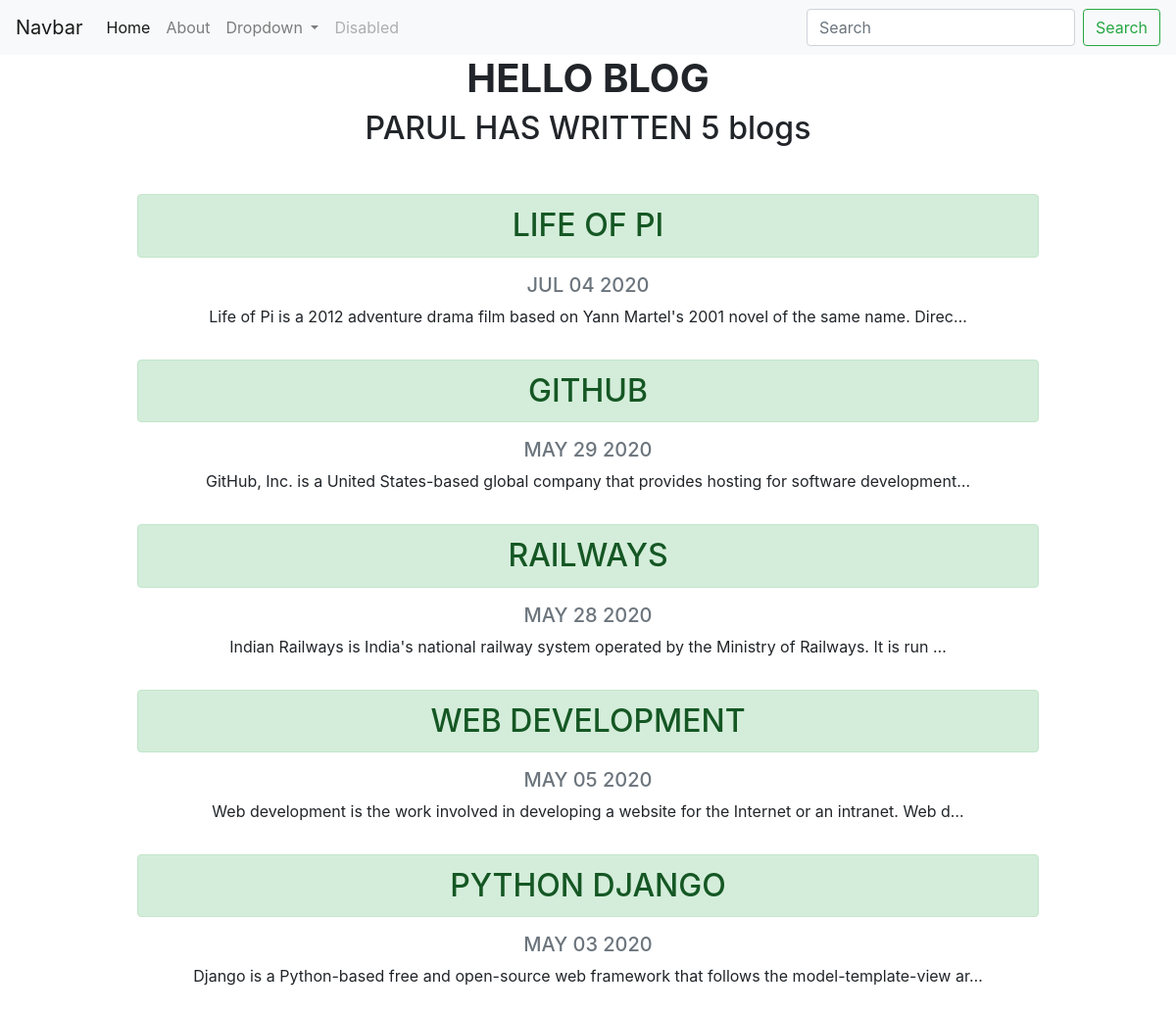
Screenshot of /blog/ with the database file from the repository.
### blog/models.py (models this page shows, shortened)
class Blog(models.Model):
        title = models.CharField(max_length=100)
        description = models.TextField()
        date = models.DateField()

### blog/views.py (the view)
# urls.py: path('',views.all_blogs, name='all_blogs' ),
def all_blogs(request):
    blogs = Blog.objects.order_by('-date')
    return render(request, 'blog/all_blogs.html', {'blogs':blogs})

### blog/templates/blog/all_blogs.html (shortened to what this page needs)
{% extends 'portfolio/base.html' %}
{% block content %}
<link rel="stylesheet" href="https://stackpath.bootstrapcdn.com/bootstrap/4.5.0/css/bootstrap.min.css">
<div class="container text-center">
<h1  id="blogtitle" class="font-weight-bold text-center">HELLO BLOG</h1>
<h2  class="text-center mb-5">PARUL HAS WRITTEN {{ blogs.count }} blog{{ blogs.count| pluralize }} </h2>
{% for blog in blogs %}
<div class="row justify-content-center my-3">
    <div class="col-md-10">
<a href="{% url 'blog:detail' blog.id %}"><h2 class="alert alert-success">{{ blog.title}}</h2></a>
<h5 class="text-muted">{{ blog.date|date:'M d Y'| upper}}</h5>
<p>{{ blog.description|striptags|truncatechars:100 }}</p>
</div>
</div>
{% endfor %}
{% endblock %}

### rows the page displays
Blog: title "LIFE OF PI", date "JUL 04 2020", description "Life of Pi is a 2012 adventure drama film based on Yann Martel's 2001 novel of the same name. Direc…"
Blog: title "GITHUB", date "MAY 29 2020", description "GitHub, Inc. is a United States-based global company that provides hosting for software development…"
Blog: title "RAILWAYS", date "MAY 28 2020", description "Indian Railways is India's national railway system operated by the Ministry of Railways. It is run …"
Blog: title "WEB DEVELOPMENT", date "MAY 05 2020", description "Web development is the work involved in developing a website for the Internet or an intranet. Web d…"
Blog: title "PYTHON DJANGO", date "MAY 03 2020", description "Django is a Python-based free and open-source web framework that follows the model-template-view ar…"

### other values shown
{{ blogs.count }} "5"
{{ blogs.count| pluralize }} "s"
